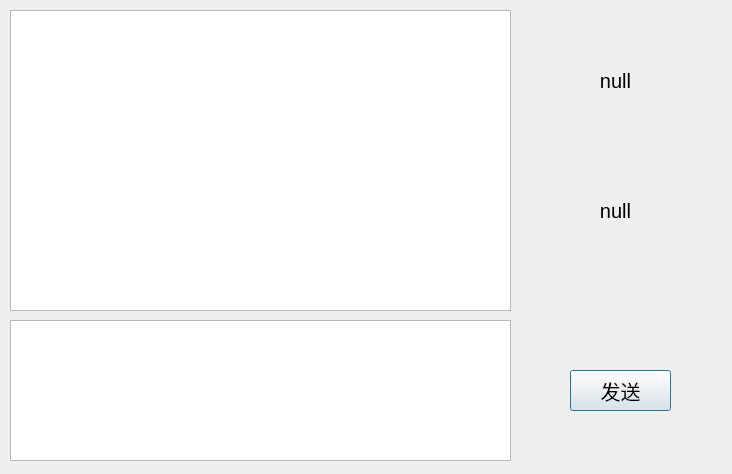
<?xml version="1.0" encoding="UTF-8"?>
<ui version="4.0">
 <class>Chat</class>
 <widget class="QDialog" name="Chat">
  <property name="geometry">
   <rect>
    <x>0</x>
    <y>0</y>
    <width>732</width>
    <height>474</height>
   </rect>
  </property>
  <property name="windowTitle">
   <string>Dialog</string>
  </property>
  <widget class="QTextEdit" name="textEdit">
   <property name="geometry">
    <rect>
     <x>10</x>
     <y>320</y>
     <width>501</width>
     <height>141</height>
    </rect>
   </property>
  </widget>
  <widget class="QTextBrowser" name="textBrowser">
   <property name="geometry">
    <rect>
     <x>10</x>
     <y>10</y>
     <width>501</width>
     <height>301</height>
    </rect>
   </property>
  </widget>
  <widget class="QLabel" name="labelTo">
   <property name="geometry">
    <rect>
     <x>530</x>
     <y>50</y>
     <width>171</width>
     <height>61</height>
    </rect>
   </property>
   <property name="font">
    <font>
     <pointsize>15</pointsize>
    </font>
   </property>
   <property name="text">
    <string>null</string>
   </property>
   <property name="alignment">
    <set>Qt::AlignCenter</set>
   </property>
  </widget>
  <widget class="QLabel" name="labelFrom">
   <property name="geometry">
    <rect>
     <x>530</x>
     <y>180</y>
     <width>171</width>
     <height>61</height>
    </rect>
   </property>
   <property name="font">
    <font>
     <pointsize>15</pointsize>
    </font>
   </property>
   <property name="text">
    <string>null</string>
   </property>
   <property name="alignment">
    <set>Qt::AlignCenter</set>
   </property>
  </widget>
  <widget class="QPushButton" name="pushButtonSend">
   <property name="geometry">
    <rect>
     <x>570</x>
     <y>370</y>
     <width>101</width>
     <height>41</height>
    </rect>
   </property>
   <property name="font">
    <font>
     <pointsize>15</pointsize>
    </font>
   </property>
   <property name="text">
    <string>发送</string>
   </property>
  </widget>
 </widget>
 <resources/>
 <connections/>
</ui>
